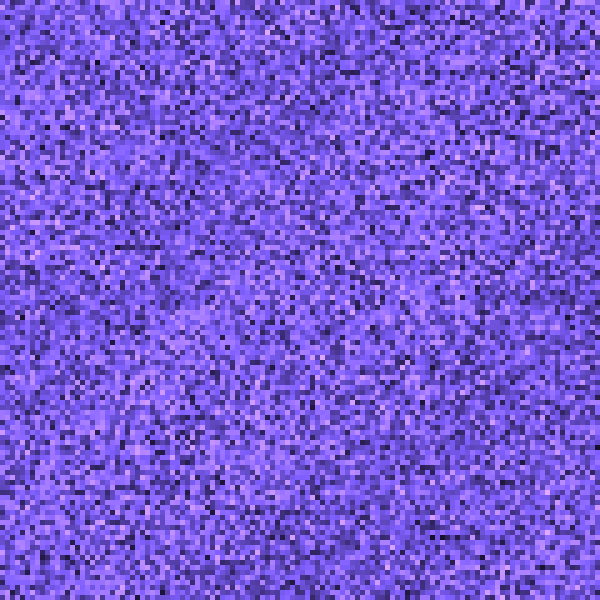
Frame 1 (no input)
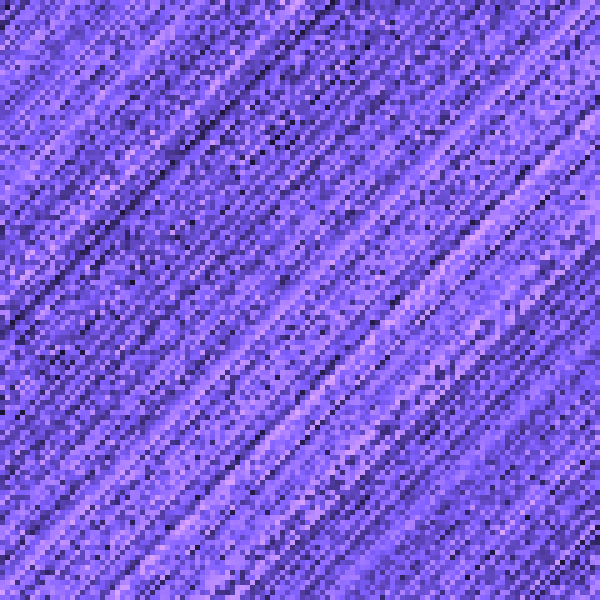
Frame 60 (the mouse pressed at the canvas centre just before this capture)
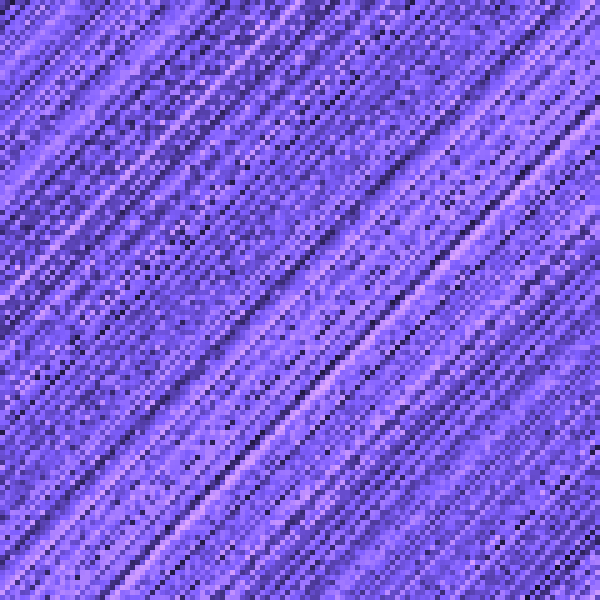
Frame 120 (the mouse held since frame 60 and released just before this capture)

The Processing sketch that drew these frames (run headless with seeded random() and noise(); from frame 60 on, the mouse is pressed at the canvas centre):

// Processing sketch: asd
// ── asd.pde
float [][]np=new float[600][600];

void setup(){
  size(600,600);
  background(0);
  
  for(int y=0;y<600;y+=5){
    for(int x=0;x<600;x+=5){
      np[x][y]=random(100);
    
    }
  
  }
}
void draw(){
  background(0);
  noStroke();
  
  for(int y=0;y<600;y+=5){
    for(int x=0;x<600;x+=5){
        float cn=np[x][y];
        float al=map(noise(y+x+cn/frameCount),0,1,0,255);
        fill(al*01.0,al*.75,al*2);
        rect(x,y,5,5);
    }
  }
  
  for(int y=0;y<600;y+=5){
    for(int x=0;x<600;x+=5){
      np[x][y]+=0.1;
    
    }
  
  }
}
